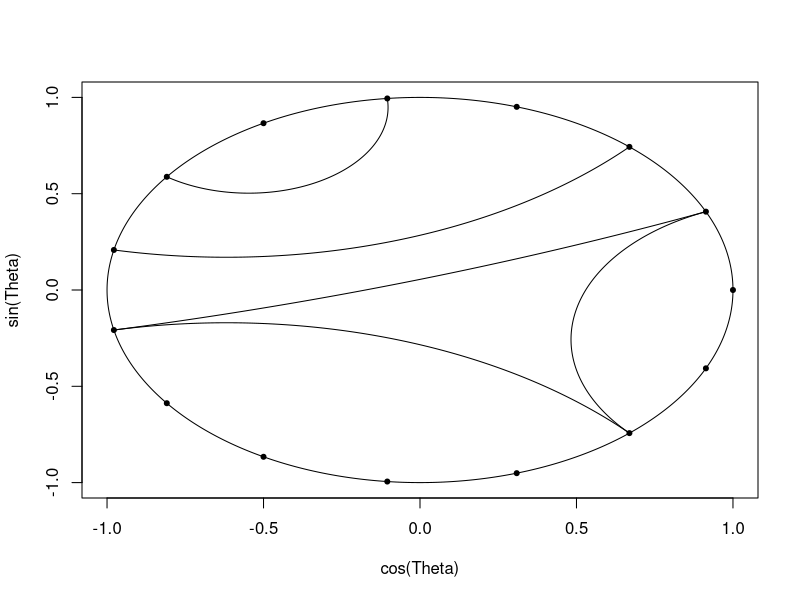

The R script that drew this image:
# Yamada-cirq

my.cirq <- function(x,N=1000){
	n <- length(x)
	theta <- (0:(n-1))/n * 2*pi
	X <- cbind(cos(theta),sin(theta))
	d <- as.matrix(dist(x))
	diag(d) <- 1
	pairs <- which(d==0,arr.ind=TRUE)
	pairs <- unique(t(apply(pairs,1,sort)))

	alphas <- theta[pairs[,1]]
	betas <- theta[pairs[,2]]
	
	rs <- 1/cos((betas-alphas)/2)
	
	ctrs <- rs * cbind(cos((alphas+betas)/2),sin((alphas+betas)/2))
	
	Rs <- tan((betas-alphas)/2)
	
	phis <- cbind(betas+pi/2, alphas+3*pi/2)
	Theta <- (0:(N-1))/N * 2 * pi
	plot(cos(Theta),sin(Theta),type="l")
	points(X,pch=20)
	for(i in 1:length(pairs[,1])){
		Phi <- seq(from = phis[i,1],to=phis[i,2],length=N)
		arc <- Rs[i] * rbind(cos(Phi),sin(Phi)) + ctrs[i,]
		points(t(arc),type="l")
	}
	
}

x <- c(0,4,1,2,10,3,10,1,4,5,6,7,8,4,9)

my.cirq(x)
